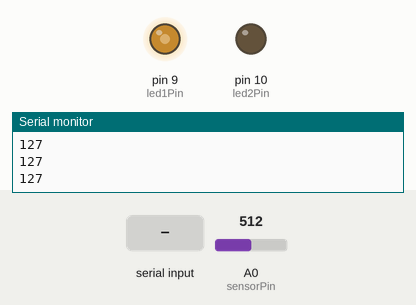
This sketch was run on a simulated Arduino Uno, built with avr-gcc and run on an emulated ATmega328P. On the bench: output pins drawn as LEDs (lit = HIGH), the last lines printed to the serial monitor. The test bench sets the inputs (shaded band); at power-on: A0 (sensorPin) = 512.

Above: at 1.2 s.
1.3 s: A0 (sensorPin) set to 716
At 2.3 s:
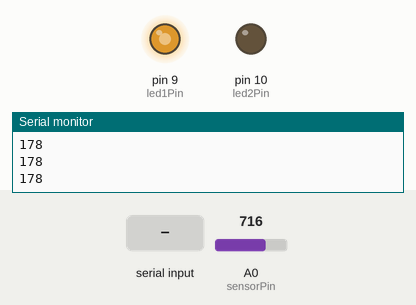
2.8 s: byte 30 received over Serial
At 3.3 s:
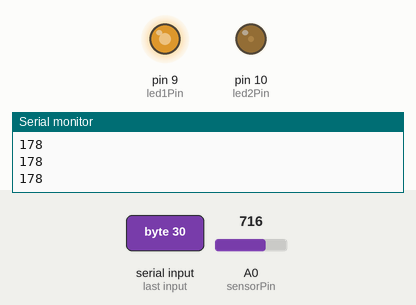
4.3 s: byte 90 received over Serial
At 4.6 s:
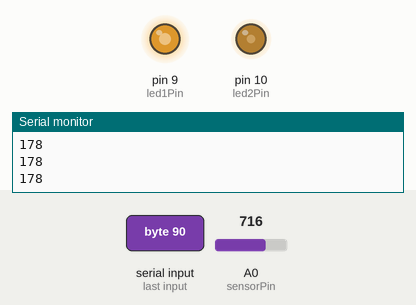
5.8 s: A0 (sensorPin) set to 900
At 7.0 s:
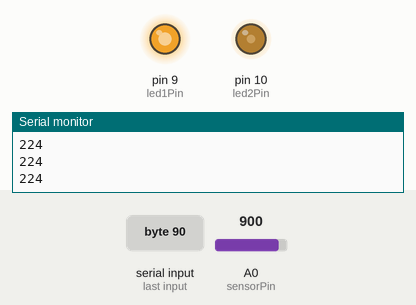
7.3 s: A0 (sensorPin) set to 306
At 8.0 s:
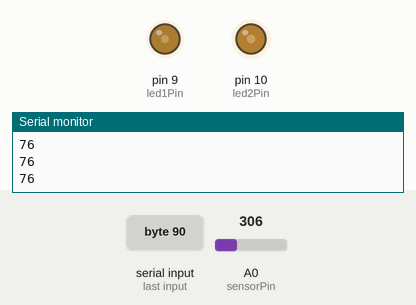
8.8 s: A0 (sensorPin) set to 122
At 9.3 s:
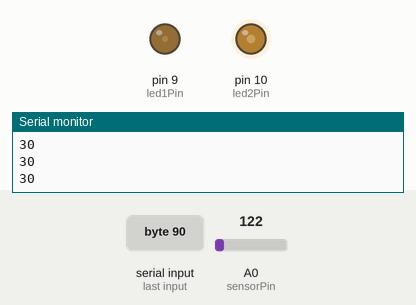
Timing chart, 0 to 11.3 s (numbered marks = the images above; inputs shaded):
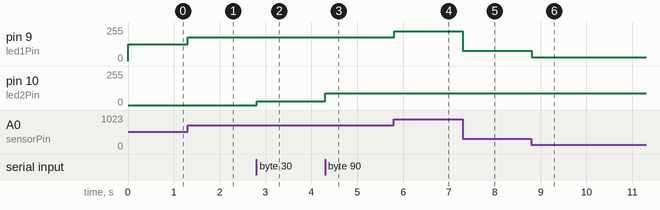

The sketch:

arduino_P5.ino
```cpp
const int led1Pin =  9; // pin number for LED output
const int led2Pin = 10;// set up pin for second LED
const int sensorPin = 0; // pin number for sensing potentiometer
int brightness = 0;    // variable for indicating how bright the LED is
int led2brightness = 0; // set up another variable for visualize second LED's brightness
int incomingByte; // variable for reading from serial port - from p5.js


void setup() {
  pinMode(led1Pin, OUTPUT);  // Set up the LED pin to be an output:
  Serial.begin(9600); // initialize the serial for communication
}

void loop() {
  int sensorValue;

  sensorValue = analogRead(sensorPin); // read from the potentiometer
  brightness = map(sensorValue, 0, 1023, 0, 255); // map the value from potentiometer (range from 0 to 1023) to the brightness (from 0 to 255)
  Serial.println(brightness); // write the brightness to the serial port to let p5.js read this value

  if (Serial.available() > 0) {   // see if there's incoming serial data
    incomingByte = Serial.read(); // read it
    led2brightness = map(incomingByte, 0, 255, 0, 255); // map the input value to the brightness for second LED
  } else { }

  analogWrite(led2Pin, led2brightness); // write the brightness to the led pin 2


  if (sensorValue >= 0) {
    analogWrite(led1Pin, brightness);  // turn the LED on with certain brightness
  } else {
    digitalWrite(led1Pin, LOW);  // turn the LED off
  }
}
```

Measured:
- after the input at 1.3 s, pin 9 (led1Pin): 127/255 → 178/255 at once
- after the input at 2.8 s, pin 10 (led2Pin): 0/255 → 30/255 at once
- after the input at 4.3 s, pin 10 (led2Pin): 30/255 → 90/255 at once
- after the input at 5.8 s, pin 9 (led1Pin): 178/255 → 224/255 at once
- after the input at 7.3 s, pin 9 (led1Pin): 224/255 → 76/255 at once
- after the input at 8.8 s, pin 9 (led1Pin): 76/255 → 30/255 at once
